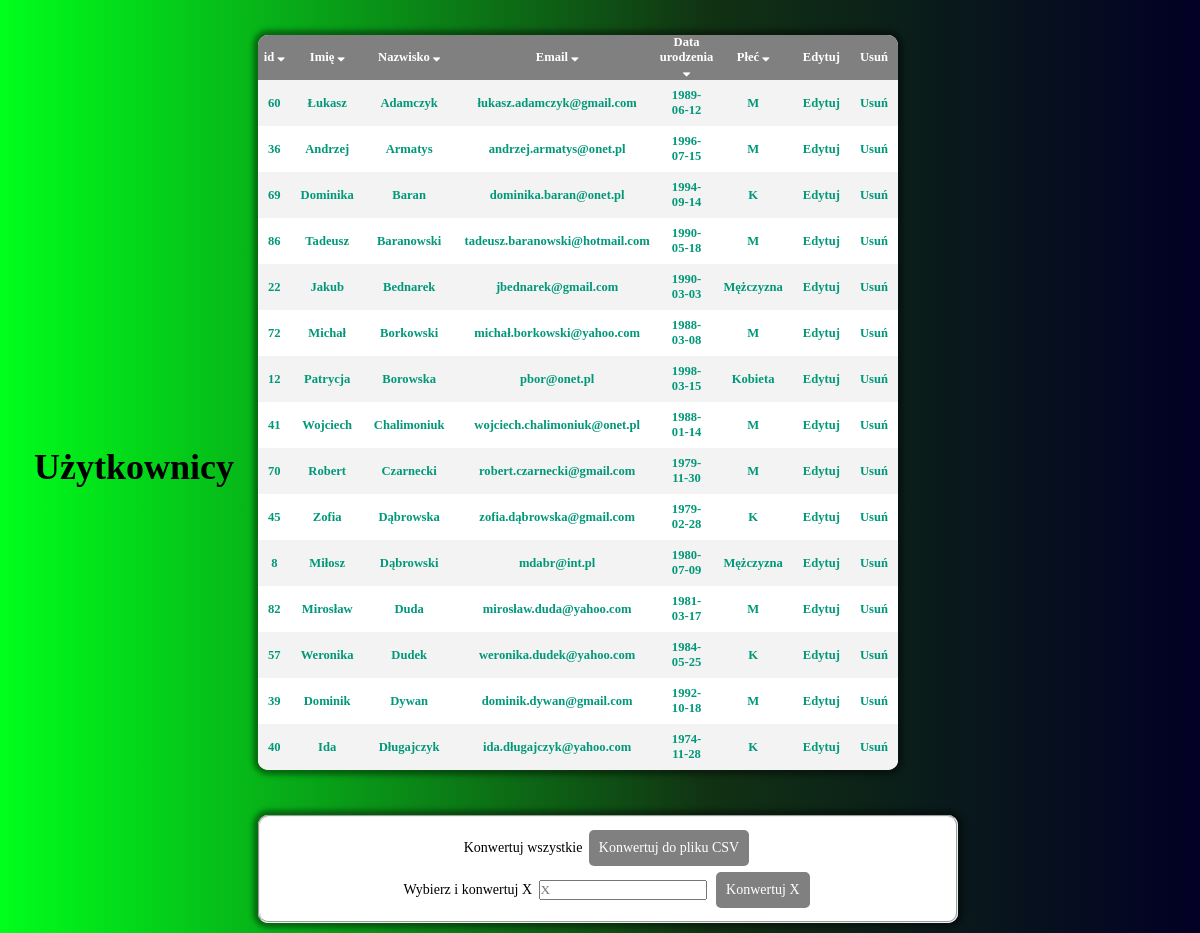
Page /formularz-main/sortByLastNameAsc.php on the committed database.
### tables this page shows
CREATE TABLE `tbl_users` (
  `id` int(11) NOT NULL,
  `fldEmail` varchar(255) NOT NULL,
  `fldPhone` varchar(11) NOT NULL,
  `fldFirstName` varchar(60) NOT NULL,
  `fldLastName` varchar(60) NOT NULL,
  `fldPassword` varchar(60) NOT NULL,
  `fldBirthDate` date NOT NULL,
  `fldBirthPlace` varchar(60) NOT NULL,
  `fldWeight` int(3) NOT NULL,
  `fldHeight` int(3) NOT NULL,
  `fldSex` varchar(15) NOT NULL
);

### formularz-main/sortByLastNameAsc.php (the view, shortened to what this page needs)
<!DOCTYPE html>
<html>
  <head>
    <link rel="stylesheet" media="screen" href="style21.php" />
    <link rel="stylesheet" href="https://cdnjs.cloudflare.com/ajax/libs/font-awesome/4.7.0/css/font-awesome.min.css">
  </head>
  <body>
    <header>
      <section class="header">
        <a href="history.php"><h1>Użytkownicy</h1></a>
      </section>
    </header>
    <main>
      <section class="container">
      <div id="history">
        <?php
          require_once "connect.php";
          try {
            $con = new mysqli($HOSTNAME, $USERNAME, $PASSWORD, $DATABASE);
              if($con->connect_errno != 0) {
                throw new Exception(mysqli_connect_errno());
              } else {
                $sql1 = "SELECT id, fldFirstName, fldLastName, fldEmail, fldBirthDate, fldSex FROM tbl_users ORDER BY fldLastName ASC LIMIT 15";
                $result = $con->query($sql1);
                if ($result->num_rows > 0) {
                  echo "<table class='mainTable'>";
                  echo "<tbody>
                  <tr>
                  <th style='padding: 2px; width: 8%;'><a href='sortByIdAsc.php'>id <i class='fa fa-sort-down'></i></th>
                  <th style='width: 16%;'><a href='sortByFirstName.php'>Imię <i class='fa fa-sort-down'></i></a></th>
                  <th style='width: 25%;'><a href='sortbyLastName.php'>Nazwisko <i class='fa fa-sort-down'></i></a></th>
                  <th><a href='sortByEmailAsc.php'>Email <i class='fa fa-sort-down'></i></a></th>
                  <th style='width: 13%;'><a href='sortByBirthDate.php'>Data urodzenia <i class='fa fa-sort-down'></i></a></th>
                  <th><a href='sortBySexAsc.php'>Płeć <i class='fa fa-sort-down'></i></a></th>
                  <th>Edytuj</th>
                  <th>Usuń</th>
                  </tr>";
                  while ($row = $result->fetch_assoc()) {
                    echo "<tr class='active-row'>";
                    echo "<td id='ids'>" . $row["id"] . "</td>";
                    echo "<td id='firstFldName'>" . $row["fldFirstName"] . "</td>";
                    echo "<td>" . $row["fldLastName"] . "</td>";
                    echo "<td>" . $row["fldEmail"] . "</td>";
                    echo "<td>" . $row["fldBirthDate"] . "</td>";
                    echo "<td>" . $row["fldSex"] . "</td>";
                    echo "<td class='blue'>" . "<a class='btnEdit' href='edit.php?id=$row[id]'>Edytuj" ."</td>";
                    echo "<td class='red'>" . "<a class='btnDelete' href='delete.php?id=$row[id]'>Usuń" . "</td>";
                    echo "</tr>";
                    }
                    echo "</tbody></table>";
                  } else {
                      echo "Brak wyników";
                  }
              }
          } catch(Exception $e) {
            echo 'Error occured!';
            }
        ?>
      </div>
      </section>
      <section id="button">
    </section>
  <form method="post">
    <fieldset>
      <label for="csvAll">Konwertuj wszystkie</label>
        <input type="submit" id="csvAll" name="csvAll" value="Konwertuj do pliku CSV"><br>
      <label>Wybierz i konwertuj X</label>
        <input type="text" name="chooseX" id="chooseX" placeholder="X">
        <input type="submit" id="csvX" name="csvX" value="Konwertuj X">
    </fieldset>
  </form>
    </main>
  </body>
</html>

### rows in the picture
tbl_users: id "60", fldFirstName "Łukasz", fldLastName "Adamczyk", fldEmail "łukasz.adamczyk@gmail.com", fldBirthDate "1989-06-12", fldSex "M"
tbl_users: id "36", fldFirstName "Andrzej", fldLastName "Armatys", fldEmail "andrzej.armatys@onet.pl", fldBirthDate "1996-07-15", fldSex "M"
tbl_users: id "69", fldFirstName "Dominika", fldLastName "Baran", fldEmail "dominika.baran@onet.pl", fldBirthDate "1994-09-14", fldSex "K"
tbl_users: id "86", fldFirstName "Tadeusz", fldLastName "Baranowski", fldEmail "tadeusz.baranowski@hotmail.com", fldBirthDate "1990-05-18", fldSex "M"
tbl_users: id "22", fldFirstName "Jakub", fldLastName "Bednarek", fldEmail "jbednarek@gmail.com", fldBirthDate "1990-03-03", fldSex "Mężczyzna"
tbl_users: id "72", fldFirstName "Michał", fldLastName "Borkowski", fldEmail "michał.borkowski@yahoo.com", fldBirthDate "1988-03-08", fldSex "M"
tbl_users: id "12", fldFirstName "Patrycja", fldLastName "Borowska", fldEmail "pbor@onet.pl", fldBirthDate "1998-03-15", fldSex "Kobieta"
tbl_users: id "41", fldFirstName "Wojciech", fldLastName "Chalimoniuk", fldEmail "wojciech.chalimoniuk@onet.pl", fldBirthDate "1988-01-14", fldSex "M"
tbl_users: id "70", fldFirstName "Robert", fldLastName "Czarnecki", fldEmail "robert.czarnecki@gmail.com", fldBirthDate "1979-11-30", fldSex "M"
tbl_users: id "45", fldFirstName "Zofia", fldLastName "Dąbrowska", fldEmail "zofia.dąbrowska@gmail.com", fldBirthDate "1979-02-28", fldSex "K"
tbl_users: id "8", fldFirstName "Miłosz", fldLastName "Dąbrowski", fldEmail "mdabr@int.pl", fldBirthDate "1980-07-09", fldSex "Mężczyzna"
tbl_users: id "82", fldFirstName "Mirosław", fldLastName "Duda", fldEmail "mirosław.duda@yahoo.com", fldBirthDate "1981-03-17", fldSex "M"
tbl_users: id "57", fldFirstName "Weronika", fldLastName "Dudek", fldEmail "weronika.dudek@yahoo.com", fldBirthDate "1984-05-25", fldSex "K"
tbl_users: id "39", fldFirstName "Dominik", fldLastName "Dywan", fldEmail "dominik.dywan@gmail.com", fldBirthDate "1992-10-18", fldSex "M"
tbl_users: id "40", fldFirstName "Ida", fldLastName "Długajczyk", fldEmail "ida.długajczyk@yahoo.com", fldBirthDate "1974-11-28", fldSex "K"
